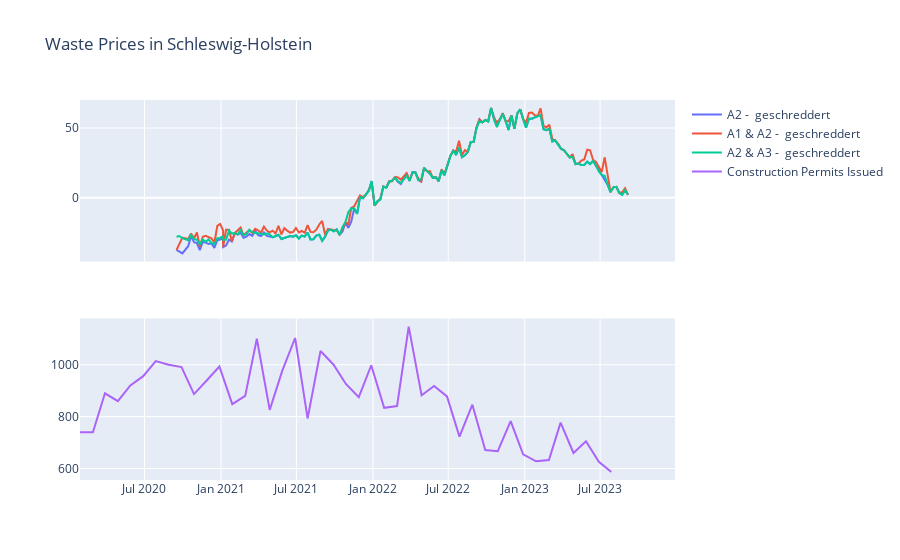
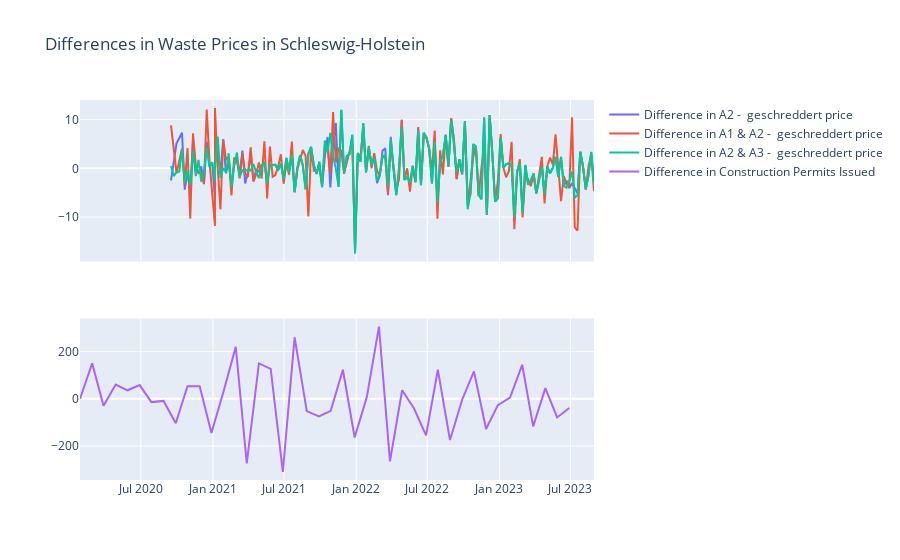
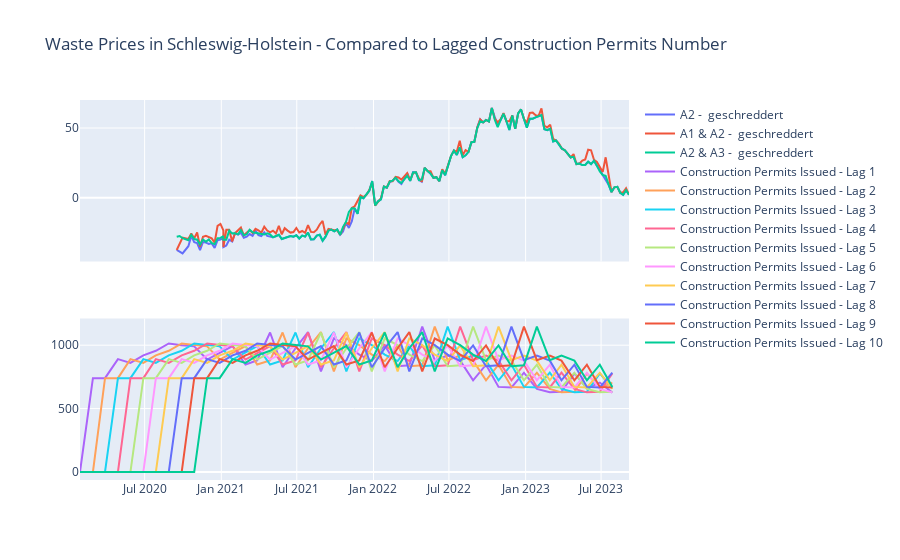
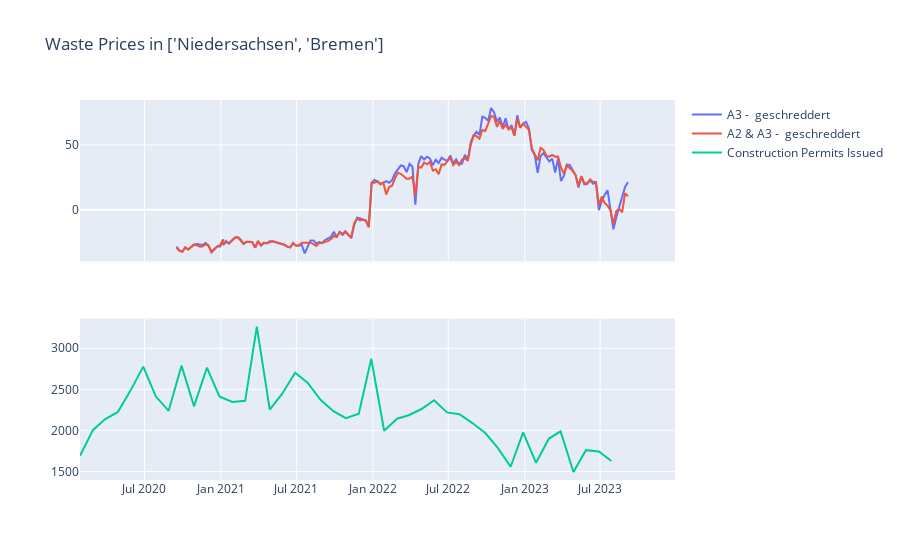

Notebook cell for these charts, in order:
### Markdown cell above
The following cell is huge, so here's a brief description of what will be going on there.
So far we've got the dataframes corresponding to each PLZ collection. For each PLZ collection we have a number of waste types (from 1 to 3).

So for each PLZ collection we:

Plot 1:
1. Plot prices of each waste type;
2. Plot numbers of construction permits issued;
3. Compute correlations of the plotted time series.

Plot 2:

4. Plot DIFFERENCES of prices of each waste type;
5. Plot DIFFERENCES of numbers of construction permits issued;
6. Compute correlations of the plotted time series.

Plot 3:

7. Plot prices of each waste type;
8. Plot LAGGED VERSIONS of numbers of construction permits issued;
9. Compute correlations of the plotted time series.

### Code cell
#massive plotting here
#first we define the lands corresponding to each of the PLZ sets
#the order is just as that of lander_df
land_names = ['Schleswig-Holstein', ['Niedersachsen', 'Bremen'], ['Schleswig-Holstein','Hamburg' ],'Niedersachsen',['Berlin', 'Brandenburg'],'Sachsen', 'Nordrhein-Westfalen']

#we will plot on by-land basis
for land_df, land_name in zip(lander_dfs, land_names):
    #merging the construction permits numbers if more than one land involved and filtering the data
    if len(land_name)==2:
        construction_df = baudf[baudf['Land'] ==land_name[0]].merge(baudf[baudf['Land'] ==land_name[1]], on='Datetime', how='outer') 
        construction_df['Value'] = construction_df['Value_x'] + construction_df['Value_y']
        construction_df = construction_df[['Datetime','Value']]
    #or just filtering the data if there is the only land involved
    else: 
        construction_df = baudf[baudf['Land'] == land_name]
        construction_df = construction_df[['Datetime','Value']]
    
    #here come plots of actual prices vs number of permits
    fig = make_subplots(rows=2, cols=1, shared_xaxes=True)
    #plot all types of waste for the given land
    for waste_type in land_df.full.unique():
        fig.append_trace(
            go.Scatter(x=land_df[land_df['full']==waste_type]['Datetime'], y=land_df[land_df['full']==waste_type]['wPreis'], 
                       name=f"{waste_type}"),
            row=1, col=1
        )
    #adding the plot for the construction permits in the land(s)
    fig.append_trace(
            go.Scatter(x=construction_df['Datetime'], y=construction_df['Value'], name="Construction Permits Issued"),
            row=2, col=1
        )
    #wrapping up
    fig.update_layout(title_text=f"Waste Prices in {land_name}")
    fig.show()

    #data on correlation of the above lines
    compute_correlation(land_df, construction_df)

    #here come  plots of differences in actual prices vs differences in number of permits
    #the logic is the same as with the prices themselves
    fig = make_subplots(rows=2, cols=1, shared_xaxes=True)
    for waste_type in land_df.full.unique():
        fig.append_trace(
            go.Scatter(x=land_df[land_df['full']==waste_type]['Datetime'], y=np.diff(land_df[land_df['full']==waste_type]['wPreis']), 
                       name=f"Difference in {waste_type} price"),
            row=1, col=1
        )
    fig.append_trace(
            go.Scatter(x=construction_df['Datetime'], y=np.diff(construction_df['Value'].iloc[:-5]), name="Difference in Construction Permits Issued"),
            row=2, col=1
        )
    fig.update_layout(title_text=f"Differences in Waste Prices in {land_name}")
    fig.show()

    #data on correlation of the above lines
    compute_correlation(land_df, construction_df, diff=True)

    #here come plots of waste prices vs LAGGED number of permits
    #we are using the lags of permits and of actual prices (not of the differences of those) since the corr. coef. look more promising
    #the logic is the same as with the prices themselves
    fig = make_subplots(rows=2, cols=1, shared_xaxes=True)
    for waste_type in land_df.full.unique():
        fig.append_trace(
            go.Scatter(x=land_df[land_df['full']==waste_type]['Datetime'], y=land_df[land_df['full']==waste_type]['wPreis'], 
                       name=f"{waste_type}"),
            row=1, col=1
        )
    #adding the plot for the lagged construction permits in the land(s)
    #change the line below to change the number of lags
    #you can also make the plots lojk nicer by using trim='both'
    #but keep in mind the correlation is computed using the time series obtained by trim='forward'
    lagged = lagmat(construction_df['Value'].iloc[:-5], maxlag=10, trim="forward", original='in')
    for i in range(1, len(lagged[0])):
        fig.append_trace(
            go.Scatter(x=construction_df['Datetime'], y=lagged[:, i], name=f"Construction Permits Issued - Lag {i}"),
            row=2, col=1
        )

    #wrapping up
    fig.update_layout(title_text=f"Waste Prices in {land_name} - Compared to Lagged Construction Permits Number")
    fig.show()
    
    #data on correlation of the above lines
    for i in range(1, len(lagged[0])):
       compute_correlation(land_df, construction_df, lags=i)

### Figure 1 — Plotly figure (JSON) as saved in the notebook; plotly's stock layout.template omitted (floating-point values rounded to 4 significant figures; data arrays with more than 128 entries replaced by an {"elided": "..."} marker saying what was removed)
{"data": [{"name": "A2 -  geschreddert", "type": "scatter", "x": {"elided": "154 str values"}, "xaxis": "x", "y": {"elided": "154 float values"}, "yaxis": "y"}, {"name": "A1 & A2 -  geschreddert", "type": "scatter", "x": {"elided": "154 str values"}, "xaxis": "x", "y": {"elided": "154 float values"}, "yaxis": "y"}, {"name": "A2 & A3 -  geschreddert", "type": "scatter", "x": {"elided": "156 str values"}, "xaxis": "x", "y": {"elided": "156 float values"}, "yaxis": "y"}, {"name": "Construction Permits Issued", "type": "scatter", "x": ["2020-01-28T00:00:00", "2020-02-28T00:00:00", "2020-03-28T00:00:00", "2020-04-28T00:00:00", "2020-05-28T00:00:00", "2020-06-28T00:00:00", "2020-07-28T00:00:00", "2020-08-28T00:00:00", "2020-09-28T00:00:00", "2020-10-28T00:00:00", "2020-11-28T00:00:00", "2020-12-28T00:00:00", "2021-01-28T00:00:00", "2021-02-28T00:00:00", "2021-03-28T00:00:00", "2021-04-28T00:00:00", "2021-05-28T00:00:00", "2021-06-28T00:00:00", "2021-07-28T00:00:00", "2021-08-28T00:00:00", "2021-09-28T00:00:00", "2021-10-28T00:00:00", "2021-11-28T00:00:00", "2021-12-28T00:00:00", "2022-01-28T00:00:00", "2022-02-28T00:00:00", "2022-03-28T00:00:00", "2022-04-28T00:00:00", "2022-05-28T00:00:00", "2022-06-28T00:00:00", "2022-07-28T00:00:00", "2022-08-28T00:00:00", "2022-09-28T00:00:00", "2022-10-28T00:00:00", "2022-11-28T00:00:00", "2022-12-28T00:00:00", "2023-01-28T00:00:00", "2023-02-28T00:00:00", "2023-03-28T00:00:00", "2023-04-28T00:00:00", "2023-05-28T00:00:00", "2023-06-28T00:00:00", "2023-07-28T00:00:00", "2023-08-28T00:00:00", "2023-09-28T00:00:00", "2023-10-28T00:00:00", "2023-11-28T00:00:00", "2023-12-28T00:00:00"], "xaxis": "x2", "y": [740, 740, 890, 860, 920, 956, 1014, 1000, 991, 887, 940, 993, 848, 880, 1100, 826, 976, 1103, 793, 1053, 1001, 926, 875, 998, 834, 841, 1147, 882, 918, 878, 723, 846, 671, 667, 783, 655, 628, 633, 777, 660, 705, 626, 587, "...", "...", "...", "...", "..."], "yaxis": "y2"}], "layout": {"title": {"text": "Waste Prices in Schleswig-Holstein"}, "xaxis": {"anchor": "y", "domain": [0, 1], "matches": "x2", "showticklabels": false}, "xaxis2": {"anchor": "y2", "domain": [0, 1]}, "yaxis": {"anchor": "x", "domain": [0.575, 1]}, "yaxis2": {"anchor": "x2", "domain": [0, 0.425]}}}

### Figure 2 — Plotly figure (JSON) as saved in the notebook; plotly's stock layout.template omitted (floating-point values rounded to 4 significant figures; data arrays with more than 128 entries replaced by an {"elided": "..."} marker saying what was removed)
{"data": [{"name": "Difference in A2 -  geschreddert price", "type": "scatter", "x": {"elided": "154 str values"}, "xaxis": "x", "y": {"elided": "153 float values"}, "yaxis": "y"}, {"name": "Difference in A1 & A2 -  geschreddert price", "type": "scatter", "x": {"elided": "154 str values"}, "xaxis": "x", "y": {"elided": "153 float values"}, "yaxis": "y"}, {"name": "Difference in A2 & A3 -  geschreddert price", "type": "scatter", "x": {"elided": "156 str values"}, "xaxis": "x", "y": {"elided": "155 float values"}, "yaxis": "y"}, {"name": "Difference in Construction Permits Issued", "type": "scatter", "x": ["2020-01-28T00:00:00", "2020-02-28T00:00:00", "2020-03-28T00:00:00", "2020-04-28T00:00:00", "2020-05-28T00:00:00", "2020-06-28T00:00:00", "2020-07-28T00:00:00", "2020-08-28T00:00:00", "2020-09-28T00:00:00", "2020-10-28T00:00:00", "2020-11-28T00:00:00", "2020-12-28T00:00:00", "2021-01-28T00:00:00", "2021-02-28T00:00:00", "2021-03-28T00:00:00", "2021-04-28T00:00:00", "2021-05-28T00:00:00", "2021-06-28T00:00:00", "2021-07-28T00:00:00", "2021-08-28T00:00:00", "2021-09-28T00:00:00", "2021-10-28T00:00:00", "2021-11-28T00:00:00", "2021-12-28T00:00:00", "2022-01-28T00:00:00", "2022-02-28T00:00:00", "2022-03-28T00:00:00", "2022-04-28T00:00:00", "2022-05-28T00:00:00", "2022-06-28T00:00:00", "2022-07-28T00:00:00", "2022-08-28T00:00:00", "2022-09-28T00:00:00", "2022-10-28T00:00:00", "2022-11-28T00:00:00", "2022-12-28T00:00:00", "2023-01-28T00:00:00", "2023-02-28T00:00:00", "2023-03-28T00:00:00", "2023-04-28T00:00:00", "2023-05-28T00:00:00", "2023-06-28T00:00:00", "2023-07-28T00:00:00", "2023-08-28T00:00:00", "2023-09-28T00:00:00", "2023-10-28T00:00:00", "2023-11-28T00:00:00", "2023-12-28T00:00:00"], "xaxis": "x2", "y": [0, 150, -30, 60, 36, 58, -14, -9, -104, 53, 53, -145, 32, 220, -274, 150, 127, -310, 260, -52, -75, -51, 123, -164, 7, 306, -265, 36, -40, -155, 123, -175, -4, 116, -128, -27, 5, 144, -117, 45, -79, -39], "yaxis": "y2"}], "layout": {"title": {"text": "Differences in Waste Prices in Schleswig-Holstein"}, "xaxis": {"anchor": "y", "domain": [0, 1], "matches": "x2", "showticklabels": false}, "xaxis2": {"anchor": "y2", "domain": [0, 1]}, "yaxis": {"anchor": "x", "domain": [0.575, 1]}, "yaxis2": {"anchor": "x2", "domain": [0, 0.425]}}}

### Figure 3 — Plotly figure (JSON) as saved in the notebook; plotly's stock layout.template omitted (floating-point values rounded to 4 significant figures; data arrays with more than 128 entries replaced by an {"elided": "..."} marker saying what was removed)
{"data": [{"name": "A2 -  geschreddert", "type": "scatter", "x": {"elided": "154 str values"}, "xaxis": "x", "y": {"elided": "154 float values"}, "yaxis": "y"}, {"name": "A1 & A2 -  geschreddert", "type": "scatter", "x": {"elided": "154 str values"}, "xaxis": "x", "y": {"elided": "154 float values"}, "yaxis": "y"}, {"name": "A2 & A3 -  geschreddert", "type": "scatter", "x": {"elided": "156 str values"}, "xaxis": "x", "y": {"elided": "156 float values"}, "yaxis": "y"}, {"name": "Construction Permits Issued - Lag 1", "type": "scatter", "x": ["2020-01-28T00:00:00", "2020-02-28T00:00:00", "2020-03-28T00:00:00", "2020-04-28T00:00:00", "2020-05-28T00:00:00", "2020-06-28T00:00:00", "2020-07-28T00:00:00", "2020-08-28T00:00:00", "2020-09-28T00:00:00", "2020-10-28T00:00:00", "2020-11-28T00:00:00", "2020-12-28T00:00:00", "2021-01-28T00:00:00", "2021-02-28T00:00:00", "2021-03-28T00:00:00", "2021-04-28T00:00:00", "2021-05-28T00:00:00", "2021-06-28T00:00:00", "2021-07-28T00:00:00", "2021-08-28T00:00:00", "2021-09-28T00:00:00", "2021-10-28T00:00:00", "2021-11-28T00:00:00", "2021-12-28T00:00:00", "2022-01-28T00:00:00", "2022-02-28T00:00:00", "2022-03-28T00:00:00", "2022-04-28T00:00:00", "2022-05-28T00:00:00", "2022-06-28T00:00:00", "2022-07-28T00:00:00", "2022-08-28T00:00:00", "2022-09-28T00:00:00", "2022-10-28T00:00:00", "2022-11-28T00:00:00", "2022-12-28T00:00:00", "2023-01-28T00:00:00", "2023-02-28T00:00:00", "2023-03-28T00:00:00", "2023-04-28T00:00:00", "2023-05-28T00:00:00", "2023-06-28T00:00:00", "2023-07-28T00:00:00", "2023-08-28T00:00:00", "2023-09-28T00:00:00", "2023-10-28T00:00:00", "2023-11-28T00:00:00", "2023-12-28T00:00:00"], "xaxis": "x2", "y": [0, 740, 740, 890, 860, 920, 956, 1014, 1000, 991, 887, 940, 993, 848, 880, 1100, 826, 976, 1103, 793, 1053, 1001, 926, 875, 998, 834, 841, 1147, 882, 918, 878, 723, 846, 671, 667, 783, 655, 628, 633, 777, 660, 705, 626], "yaxis": "y2"}, {"name": "Construction Permits Issued - Lag 2", "type": "scatter", "x": ["2020-01-28T00:00:00", "2020-02-28T00:00:00", "2020-03-28T00:00:00", "2020-04-28T00:00:00", "2020-05-28T00:00:00", "2020-06-28T00:00:00", "2020-07-28T00:00:00", "2020-08-28T00:00:00", "2020-09-28T00:00:00", "2020-10-28T00:00:00", "2020-11-28T00:00:00", "2020-12-28T00:00:00", "2021-01-28T00:00:00", "2021-02-28T00:00:00", "2021-03-28T00:00:00", "2021-04-28T00:00:00", "2021-05-28T00:00:00", "2021-06-28T00:00:00", "2021-07-28T00:00:00", "2021-08-28T00:00:00", "2021-09-28T00:00:00", "2021-10-28T00:00:00", "2021-11-28T00:00:00", "2021-12-28T00:00:00", "2022-01-28T00:00:00", "2022-02-28T00:00:00", "2022-03-28T00:00:00", "2022-04-28T00:00:00", "2022-05-28T00:00:00", "2022-06-28T00:00:00", "2022-07-28T00:00:00", "2022-08-28T00:00:00", "2022-09-28T00:00:00", "2022-10-28T00:00:00", "2022-11-28T00:00:00", "2022-12-28T00:00:00", "2023-01-28T00:00:00", "2023-02-28T00:00:00", "2023-03-28T00:00:00", "2023-04-28T00:00:00", "2023-05-28T00:00:00", "2023-06-28T00:00:00", "2023-07-28T00:00:00", "2023-08-28T00:00:00", "2023-09-28T00:00:00", "2023-10-28T00:00:00", "2023-11-28T00:00:00", "2023-12-28T00:00:00"], "xaxis": "x2", "y": [0, 0, 740, 740, 890, 860, 920, 956, 1014, 1000, 991, 887, 940, 993, 848, 880, 1100, 826, 976, 1103, 793, 1053, 1001, 926, 875, 998, 834, 841, 1147, 882, 918, 878, 723, 846, 671, 667, 783, 655, 628, 633, 777, 660, 705], "yaxis": "y2"}, {"name": "Construction Permits Issued - Lag 3", "type": "scatter", "x": ["2020-01-28T00:00:00", "2020-02-28T00:00:00", "2020-03-28T00:00:00", "2020-04-28T00:00:00", "2020-05-28T00:00:00", "2020-06-28T00:00:00", "2020-07-28T00:00:00", "2020-08-28T00:00:00", "2020-09-28T00:00:00", "2020-10-28T00:00:00", "2020-11-28T00:00:00", "2020-12-28T00:00:00", "2021-01-28T00:00:00", "2021-02-28T00:00:00", "2021-03-28T00:00:00", "2021-04-28T00:00:00", "2021-05-28T00:00:00", "2021-06-28T00:00:00", "2021-07-28T00:00:00", "2021-08-28T00:00:00", "2021-09-28T00:00:00", "2021-10-28T00:00:00", "2021-11-28T00:00:00", "2021-12-28T00:00:00", "2022-01-28T00:00:00", "2022-02-28T00:00:00", "2022-03-28T00:00:00", "2022-04-28T00:00:00", "2022-05-28T00:00:00", "2022-06-28T00:00:00", "2022-07-28T00:00:00", "2022-08-28T00:00:00", "2022-09-28T00:00:00", "2022-10-28T00:00:00", "2022-11-28T00:00:00", "2022-12-28T00:00:00", "2023-01-28T00:00:00", "2023-02-28T00:00:00", "2023-03-28T00:00:00", "2023-04-28T00:00:00", "2023-05-28T00:00:00", "2023-06-28T00:00:00", "2023-07-28T00:00:00", "2023-08-28T00:00:00", "2023-09-28T00:00:00", "2023-10-28T00:00:00", "2023-11-28T00:00:00", "2023-12-28T00:00:00"], "xaxis": "x2", "y": [0, 0, 0, 740, 740, 890, 860, 920, 956, 1014, 1000, 991, 887, 940, 993, 848, 880, 1100, 826, 976, 1103, 793, 1053, 1001, 926, 875, 998, 834, 841, 1147, 882, 918, 878, 723, 846, 671, 667, 783, 655, 628, 633, 777, 660], "yaxis": "y2"}, {"name": "Construction Permits Issued - Lag 4", "type": "scatter", "x": ["2020-01-28T00:00:00", "2020-02-28T00:00:00", "2020-03-28T00:00:00", "2020-04-28T00:00:00", "2020-05-28T00:00:00", "2020-06-28T00:00:00", "2020-07-28T00:00:00", "2020-08-28T00:00:00", "2020-09-28T00:00:00", "2020-10-28T00:00:00", "2020-11-28T00:00:00", "2020-12-28T00:00:00", "2021-01-28T00:00:00", "2021-02-28T00:00:00", "2021-03-28T00:00:00", "2021-04-28T00:00:00", "2021-05-28T00:00:00", "2021-06-28T00:00:00", "2021-07-28T00:00:00", "2021-08-28T00:00:00", "2021-09-28T00:00:00", "2021-10-28T00:00:00", "2021-11-28T00:00:00", "2021-12-28T00:00:00", "2022-01-28T00:00:00", "2022-02-28T00:00:00", "2022-03-28T00:00:00", "2022-04-28T00:00:00", "2022-05-28T00:00:00", "2022-06-28T00:00:00", "2022-07-28T00:00:00", "2022-08-28T00:00:00", "2022-09-28T00:00:00", "2022-10-28T00:00:00", "2022-11-28T00:00:00", "2022-12-28T00:00:00", "2023-01-28T00:00:00", "2023-02-28T00:00:00", "2023-03-28T00:00:00", "2023-04-28T00:00:00", "2023-05-28T00:00:00", "2023-06-28T00:00:00", "2023-07-28T00:00:00", "2023-08-28T00:00:00", "2023-09-28T00:00:00", "2023-10-28T00:00:00", "2023-11-28T00:00:00", "2023-12-28T00:00:00"], "xaxis": "x2", "y": [0, 0, 0, 0, 740, 740, 890, 860, 920, 956, 1014, 1000, 991, 887, 940, 993, 848, 880, 1100, 826, 976, 1103, 793, 1053, 1001, 926, 875, 998, 834, 841, 1147, 882, 918, 878, 723, 846, 671, 667, 783, 655, 628, 633, 777], "yaxis": "y2"}, {"name": "Construction Permits Issued - Lag 5", "type": "scatter", "x": ["2020-01-28T00:00:00", "2020-02-28T00:00:00", "2020-03-28T00:00:00", "2020-04-28T00:00:00", "2020-05-28T00:00:00", "2020-06-28T00:00:00", "2020-07-28T00:00:00", "2020-08-28T00:00:00", "2020-09-28T00:00:00", "2020-10-28T00:00:00", "2020-11-28T00:00:00", "2020-12-28T00:00:00", "2021-01-28T00:00:00", "2021-02-28T00:00:00", "2021-03-28T00:00:00", "2021-04-28T00:00:00", "2021-05-28T00:00:00", "2021-06-28T00:00:00", "2021-07-28T00:00:00", "2021-08-28T00:00:00", "2021-09-28T00:00:00", "2021-10-28T00:00:00", "2021-11-28T00:00:00", "2021-12-28T00:00:00", "2022-01-28T00:00:00", "2022-02-28T00:00:00", "2022-03-28T00:00:00", "2022-04-28T00:00:00", "2022-05-28T00:00:00", "2022-06-28T00:00:00", "2022-07-28T00:00:00", "2022-08-28T00:00:00", "2022-09-28T00:00:00", "2022-10-28T00:00:00", "2022-11-28T00:00:00", "2022-12-28T00:00:00", "2023-01-28T00:00:00", "2023-02-28T00:00:00", "2023-03-28T00:00:00", "2023-04-28T00:00:00", "2023-05-28T00:00:00", "2023-06-28T00:00:00", "2023-07-28T00:00:00", "2023-08-28T00:00:00", "2023-09-28T00:00:00", "2023-10-28T00:00:00", "2023-11-28T00:00:00", "2023-12-28T00:00:00"], "xaxis": "x2", "y": [0, 0, 0, 0, 0, 740, 740, 890, 860, 920, 956, 1014, 1000, 991, 887, 940, 993, 848, 880, 1100, 826, 976, 1103, 793, 1053, 1001, 926, 875, 998, 834, 841, 1147, 882, 918, 878, 723, 846, 671, 667, 783, 655, 628, 633], "yaxis": "y2"}, {"name": "Construction Permits Issued - Lag 6", "type": "scatter", "x": ["2020-01-28T00:00:00", "2020-02-28T00:00:00", "2020-03-28T00:00:00", "2020-04-28T00:00:00", "2020-05-28T00:00:00", "2020-06-28T00:00:00", "2020-07-28T00:00:00", "2020-08-28T00:00:00", "2020-09-28T00:00:00", "2020-10-28T00:00:00", "2020-11-28T00:00:00", "2020-12-28T00:00:00", "2021-01-28T00:00:00", "2021-02-28T00:00:00", "2021-03-28T00:00:00", "2021-04-28T00:00:00", "2021-05-28T00:00:00", "2021-06-28T00:00:00", "2021-07-28T00:00:00", "2021-08-28T00:00:00", "2021-09-28T00:00:00", "2021-10-28T00:00:00", "2021-11-28T00:00:00", "2021-12-28T00:00:00", "2022-01-28T00:00:00", "2022-02-28T00:00:00", "2022-03-28T00:00:00", "2022-04-28T00:00:00", "2022-05-28T00:00:00", "2022-06-28T00:00:00", "2022-07-28T00:00:00", "2022-08-28T00:00:00", "2022-09-28T00:00:00", "2022-10-28T00:00:00", "2022-11-28T00:00:00", "2022-12-28T00:00:00", "2023-01-28T00:00:00", "2023-02-28T00:00:00", "2023-03-28T00:00:00", "2023-04-28T00:00:00", "2023-05-28T00:00:00", "2023-06-28T00:00:00", "2023-07-28T00:00:00", "2023-08-28T00:00:00", "2023-09-28T00:00:00", "2023-10-28T00:00:00", "2023-11-28T00:00:00", "2023-12-28T00:00:00"], "xaxis": "x2", "y": [0, 0, 0, 0, 0, 0, 740, 740, 890, 860, 920, 956, 1014, 1000, 991, 887, 940, 993, 848, 880, 1100, 826, 976, 1103, 793, 1053, 1001, 926, 875, 998, 834, 841, 1147, 882, 918, 878, 723, 846, 671, 667, 783, 655, 628], "yaxis": "y2"}, {"name": "Construction Permits Issued - Lag 7", "type": "scatter", "x": ["2020-01-28T00:00:00", "2020-02-28T00:00:00", "2020-03-28T00:00:00", "2020-04-28T00:00:00", "2020-05-28T00:00:00", "2020-06-28T00:00:00", "2020-07-28T00:00:00", "2020-08-28T00:00:00", "2020-09-28T00:00:00", "2020-10-28T00:00:00", "2020-11-28T00:00:00", "2020-12-28T00:00:00", "2021-01-28T00:00:00", "2021-02-28T00:00:00", "2021-03-28T00:00:00", "2021-04-28T00:00:00", "2021-05-28T00:00:00", "2021-06-28T00:00:00", "2021-07-28T00:00:00", "2021-08-28T00:00:00", "2021-09-28T00:00:00", "2021-10-28T00:00:00", "2021-11-28T00:00:00", "2021-12-28T00:00:00", "2022-01-28T00:00:00", "2022-02-28T00:00:00", "2022-03-28T00:00:00", "2022-04-28T00:00:00", "2022-05-28T00:00:00", "2022-06-28T00:00:00", "2022-07-28T00:00:00", "2022-08-28T00:00:00", "2022-09-28T00:00:00", "2022-10-28T00:00:00", "2022-11-28T00:00:00", "2022-12-28T00:00:00", "2023-01-28T00:00:00", "2023-02-28T00:00:00", "2023-03-28T00:00:00", "2023-04-28T00:00:00", "2023-05-28T00:00:00", "2023-06-28T00:00:00", "2023-07-28T00:00:00", "2023-08-28T00:00:00", "2023-09-28T00:00:00", "2023-10-28T00:00:00", "2023-11-28T00:00:00", "2023-12-28T00:00:00"], "xaxis": "x2", "y": [0, 0, 0, 0, 0, 0, 0, 740, 740, 890, 860, 920, 956, 1014, 1000, 991, 887, 940, 993, 848, 880, 1100, 826, 976, 1103, 793, 1053, 1001, 926, 875, 998, 834, 841, 1147, 882, 918, 878, 723, 846, 671, 667, 783, 655], "yaxis": "y2"}, {"name": "Construction Permits Issued - Lag 8", "type": "scatter", "x": ["2020-01-28T00:00:00", "2020-02-28T00:00:00", "2020-03-28T00:00:00", "2020-04-28T00:00:00", "2020-05-28T00:00:00", "2020-06-28T00:00:00", "2020-07-28T00:00:00", "2020-08-28T00:00:00", "2020-09-28T00:00:00", "2020-10-28T00:00:00", "2020-11-28T00:00:00", "2020-12-28T00:00:00", "2021-01-28T00:00:00", "2021-02-28T00:00:00", "2021-03-28T00:00:00", "2021-04-28T00:00:00", "2021-05-28T00:00:00", "2021-06-28T00:00:00", "2021-07-28T00:00:00", "2021-08-28T00:00:00", "2021-09-28T00:00:00", "2021-10-28T00:00:00", "2021-11-28T00:00:00", "2021-12-28T00:00:00", "2022-01-28T00:00:00", "2022-02-28T00:00:00", "2022-03-28T00:00:00", "2022-04-28T00:00:00", "2022-05-28T00:00:00", "2022-06-28T00:00:00", "2022-07-28T00:00:00", "2022-08-28T00:00:00", "2022-09-28T00:00:00", "2022-10-28T00:00:00", "2022-11-28T00:00:00", "2022-12-28T00:00:00", "2023-01-28T00:00:00", "2023-02-28T00:00:00", "2023-03-28T00:00:00", "2023-04-28T00:00:00", "2023-05-28T00:00:00", "2023-06-28T00:00:00", "2023-07-28T00:00:00", "2023-08-28T00:00:00", "2023-09-28T00:00:00", "2023-10-28T00:00:00", "2023-11-28T00:00:00", "2023-12-28T00:00:00"], "xaxis": "x2", "y": [0, 0, 0, 0, 0, 0, 0, 0, 740, 740, 890, 860, 920, 956, 1014, 1000, 991, 887, 940, 993, 848, 880, 1100, 826, 976, 1103, 793, 1053, 1001, 926, 875, 998, 834, 841, 1147, 882, 918, 878, 723, 846, 671, 667, 783], "yaxis": "y2"}, {"name": "Construction Permits Issued - Lag 9", "type": "scatter", "x": ["2020-01-28T00:00:00", "2020-02-28T00:00:00", "2020-03-28T00:00:00", "2020-04-28T00:00:00", "2020-05-28T00:00:00", "2020-06-28T00:00:00", "2020-07-28T00:00:00", "2020-08-28T00:00:00", "2020-09-28T00:00:00", "2020-10-28T00:00:00", "2020-11-28T00:00:00", "2020-12-28T00:00:00", "2021-01-28T00:00:00", "2021-02-28T00:00:00", "2021-03-28T00:00:00", "2021-04-28T00:00:00", "2021-05-28T00:00:00", "2021-06-28T00:00:00", "2021-07-28T00:00:00", "2021-08-28T00:00:00", "2021-09-28T00:00:00", "2021-10-28T00:00:00", "2021-11-28T00:00:00", "2021-12-28T00:00:00", "2022-01-28T00:00:00", "2022-02-28T00:00:00", "2022-03-28T00:00:00", "2022-04-28T00:00:00", "2022-05-28T00:00:00", "2022-06-28T00:00:00", "2022-07-28T00:00:00", "2022-08-28T00:00:00", "2022-09-28T00:00:00", "2022-10-28T00:00:00", "2022-11-28T00:00:00", "2022-12-28T00:00:00", "2023-01-28T00:00:00", "2023-02-28T00:00:00", "2023-03-28T00:00:00", "2023-04-28T00:00:00", "2023-05-28T00:00:00", "2023-06-28T00:00:00", "2023-07-28T00:00:00", "2023-08-28T00:00:00", "2023-09-28T00:00:00", "2023-10-28T00:00:00", "2023-11-28T00:00:00", "2023-12-28T00:00:00"], "xaxis": "x2", "y": [0, 0, 0, 0, 0, 0, 0, 0, 0, 740, 740, 890, 860, 920, 956, 1014, 1000, 991, 887, 940, 993, 848, 880, 1100, 826, 976, 1103, 793, 1053, 1001, 926, 875, 998, 834, 841, 1147, 882, 918, 878, 723, 846, 671, 667], "yaxis": "y2"}, {"name": "Construction Permits Issued - Lag 10", "type": "scatter", "x": ["2020-01-28T00:00:00", "2020-02-28T00:00:00", "2020-03-28T00:00:00", "2020-04-28T00:00:00", "2020-05-28T00:00:00", "2020-06-28T00:00:00", "2020-07-28T00:00:00", "2020-08-28T00:00:00", "2020-09-28T00:00:00", "2020-10-28T00:00:00", "2020-11-28T00:00:00", "2020-12-28T00:00:00", "2021-01-28T00:00:00", "2021-02-28T00:00:00", "2021-03-28T00:00:00", "2021-04-28T00:00:00", "2021-05-28T00:00:00", "2021-06-28T00:00:00", "2021-07-28T00:00:00", "2021-08-28T00:00:00", "2021-09-28T00:00:00", "2021-10-28T00:00:00", "2021-11-28T00:00:00", "2021-12-28T00:00:00", "2022-01-28T00:00:00", "2022-02-28T00:00:00", "2022-03-28T00:00:00", "2022-04-28T00:00:00", "2022-05-28T00:00:00", "2022-06-28T00:00:00", "2022-07-28T00:00:00", "2022-08-28T00:00:00", "2022-09-28T00:00:00", "2022-10-28T00:00:00", "2022-11-28T00:00:00", "2022-12-28T00:00:00", "2023-01-28T00:00:00", "2023-02-28T00:00:00", "2023-03-28T00:00:00", "2023-04-28T00:00:00", "2023-05-28T00:00:00", "2023-06-28T00:00:00", "2023-07-28T00:00:00", "2023-08-28T00:00:00", "2023-09-28T00:00:00", "2023-10-28T00:00:00", "2023-11-28T00:00:00", "2023-12-28T00:00:00"], "xaxis": "x2", "y": [0, 0, 0, 0, 0, 0, 0, 0, 0, 0, 740, 740, 890, 860, 920, 956, 1014, 1000, 991, 887, 940, 993, 848, 880, 1100, 826, 976, 1103, 793, 1053, 1001, 926, 875, 998, 834, 841, 1147, 882, 918, 878, 723, 846, 671], "yaxis": "y2"}], "layout": {"title": {"text": "Waste Prices in Schleswig-Holstein - Compared to Lagged Construction Permits Number"}, "xaxis": {"anchor": "y", "domain": [0, 1], "matches": "x2", "showticklabels": false}, "xaxis2": {"anchor": "y2", "domain": [0, 1]}, "yaxis": {"anchor": "x", "domain": [0.575, 1]}, "yaxis2": {"anchor": "x2", "domain": [0, 0.425]}}}

### Figure 4 — Plotly figure (JSON) as saved in the notebook; plotly's stock layout.template omitted (floating-point values rounded to 4 significant figures; data arrays with more than 128 entries replaced by an {"elided": "..."} marker saying what was removed)
{"data": [{"name": "A3 -  geschreddert", "type": "scatter", "x": {"elided": "153 str values"}, "xaxis": "x", "y": {"elided": "153 float values"}, "yaxis": "y"}, {"name": "A2 & A3 -  geschreddert", "type": "scatter", "x": {"elided": "156 str values"}, "xaxis": "x", "y": {"elided": "156 float values"}, "yaxis": "y"}, {"name": "Construction Permits Issued", "type": "scatter", "x": ["2020-01-28T00:00:00", "2020-02-28T00:00:00", "2020-03-28T00:00:00", "2020-04-28T00:00:00", "2020-05-28T00:00:00", "2020-06-28T00:00:00", "2020-07-28T00:00:00", "2020-08-28T00:00:00", "2020-09-28T00:00:00", "2020-10-28T00:00:00", "2020-11-28T00:00:00", "2020-12-28T00:00:00", "2021-01-28T00:00:00", "2021-02-28T00:00:00", "2021-03-28T00:00:00", "2021-04-28T00:00:00", "2021-05-28T00:00:00", "2021-06-28T00:00:00", "2021-07-28T00:00:00", "2021-08-28T00:00:00", "2021-09-28T00:00:00", "2021-10-28T00:00:00", "2021-11-28T00:00:00", "2021-12-28T00:00:00", "2022-01-28T00:00:00", "2022-02-28T00:00:00", "2022-03-28T00:00:00", "2022-04-28T00:00:00", "2022-05-28T00:00:00", "2022-06-28T00:00:00", "2022-07-28T00:00:00", "2022-08-28T00:00:00", "2022-09-28T00:00:00", "2022-10-28T00:00:00", "2022-11-28T00:00:00", "2022-12-28T00:00:00", "2023-01-28T00:00:00", "2023-02-28T00:00:00", "2023-03-28T00:00:00", "2023-04-28T00:00:00", "2023-05-28T00:00:00", "2023-06-28T00:00:00", "2023-07-28T00:00:00", "2023-08-28T00:00:00", "2023-09-28T00:00:00", "2023-10-28T00:00:00", "2023-11-28T00:00:00", "2023-12-28T00:00:00"], "xaxis": "x2", "y": [1690, 2003, 2134, 2224, 2481, 2776, 2415, 2238, 2788, 2293, 2763, 2414, 2347, 2360, 3264, 2253, 2447, 2701, 2581, 2373, 2234, 2148, 2203, 2872, 1996, 2142, 2184, 2260, 2367, 2219, 2196, 2089, 1968, 1787, 1557, 1976, 1605, 1900, 1988, 1494, 1759, 1742, 1627, "......", "......", "......", "......", "......"], "yaxis": "y2"}], "layout": {"title": {"text": "Waste Prices in ['Niedersachsen', 'Bremen']"}, "xaxis": {"anchor": "y", "domain": [0, 1], "matches": "x2", "showticklabels": false}, "xaxis2": {"anchor": "y2", "domain": [0, 1]}, "yaxis": {"anchor": "x", "domain": [0.575, 1]}, "yaxis2": {"anchor": "x2", "domain": [0, 0.425]}}}
